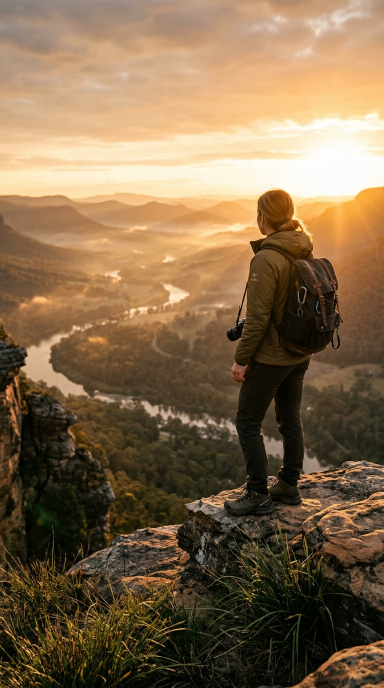
#> input picture play_store_assets/sample_footage/footage_hero_sunset.jpg, 768 x 1376 px, found by its file name (shown at 1/2 size)
$ python generate_feature_graphic.py
#> lines starting #> are read from the running program, lines starting #| are printed output that depends on the picture
import os, sys, math
from PIL import Image, ImageDraw, ImageFilter, ImageFont, ImageEnhance

BRAIN_DIR = '/Users/pritamsharma/.gemini/antigravity/brain/1924d82f-8c85-4f77-96d0-28de4bd5bc32'
FOOTAGE_DIR = '/Users/pritamsharma/Downloads/video_editor_app/play_store_assets/sample_footage'
ASSETS_DIR = '/Users/pritamsharma/Downloads/video_editor_app/play_store_assets'
DOWNLOADS_DIR = '/Users/pritamsharma/Downloads/VidCut_PlayStore_Assets'

FONT_TITLE = '/System/Library/Fonts/Supplemental/DIN Alternate Bold.ttf'
FONT_SUB = '/System/Library/Fonts/Supplemental/Arial Bold.ttf'
FONT_BADGE = '/System/Library/Fonts/Supplemental/Arial Bold.ttf'
FONT_LOGO = '/System/Library/Fonts/HelveticaNeue.ttc'

w, h = 1024, 500

# 1. Background: Ambient blurred footage
footage = Image.open(os.path.join(FOOTAGE_DIR, 'footage_hero_sunset.jpg')).convert('RGBA')
bg = footage.resize((w, h), Image.Resampling.LANCZOS)
bg = bg.filter(ImageFilter.GaussianBlur(80))
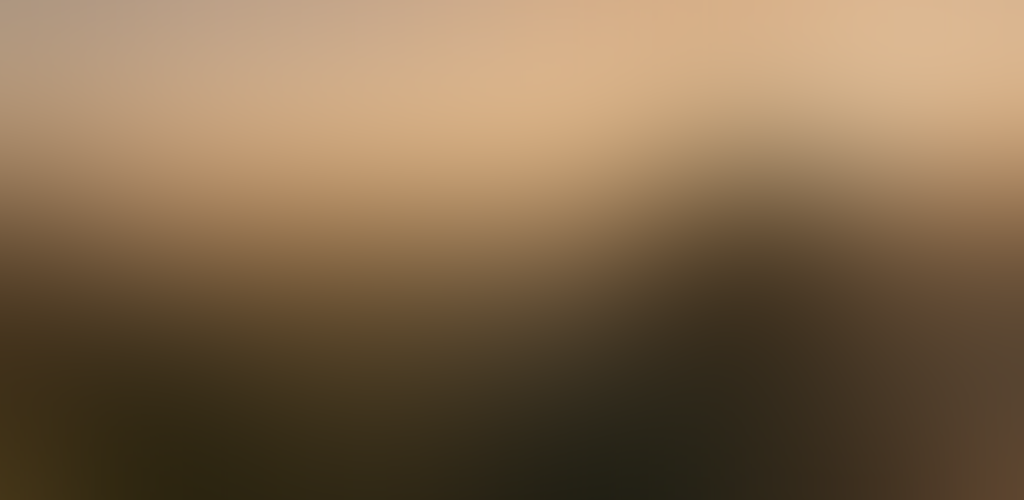
#> bg: PIL image 1024x500 RGBA; mean R, G, B, A 128.1, 104, 75.5, 255
bg = ImageEnhance.Brightness(bg).enhance(0.32)
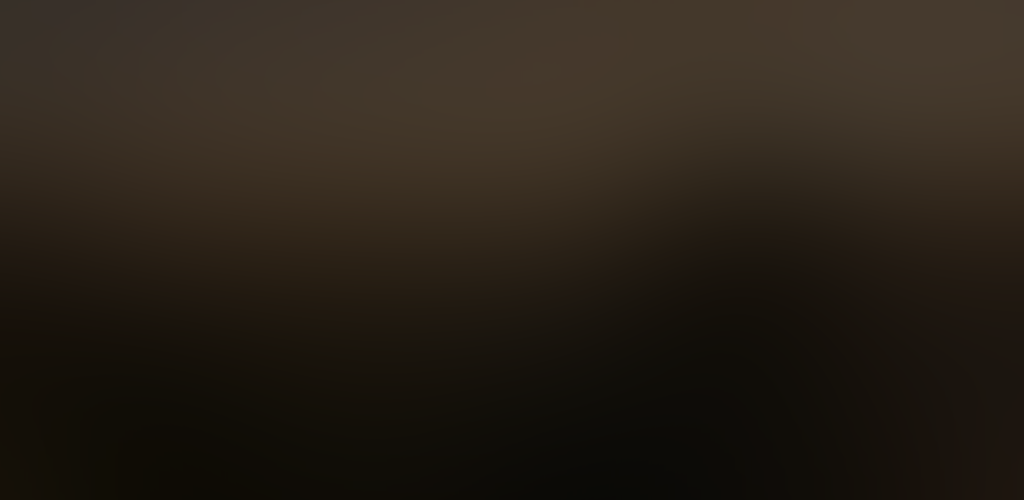
#> bg: PIL image 1024x500 RGBA; mean R, G, B, A 40.5, 32.8, 23.7, 255
bg = ImageEnhance.Color(bg).enhance(1.4)

# Blend dark navy studio base
dark_overlay = Image.new('RGBA', (w, h), (10, 12, 18, 150))
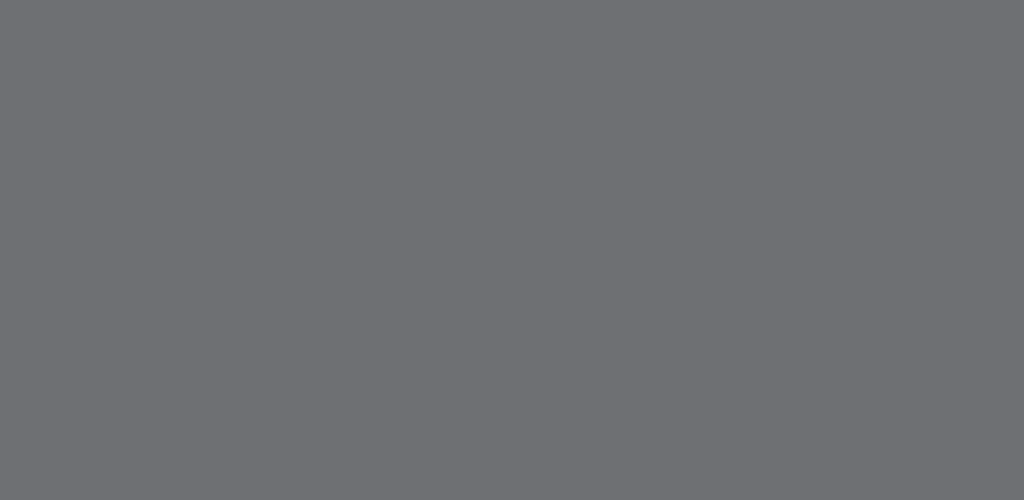
#> dark_overlay: PIL image 1024x500 RGBA; mean R, G, B, A 10, 12, 18, 150; transparent parts drawn white
bg = Image.alpha_composite(bg, dark_overlay)
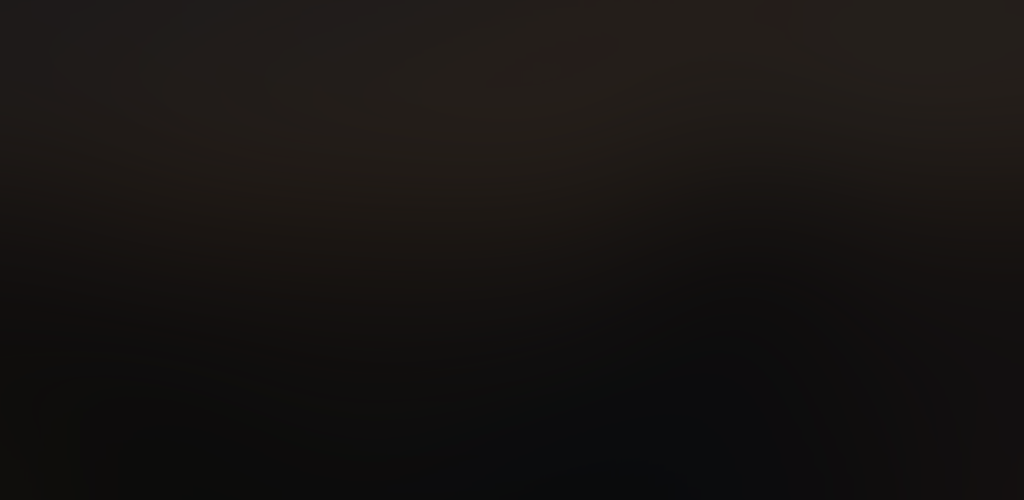
#> bg: PIL image 1024x500 RGBA; mean R, G, B, A 23.5, 20.2, 18.5, 255

def add_spotlight(canvas, cx, cy, radius, color):
#> called with cx = 800, cy = 250, radius = 380, color = (124, 58, 237, 130)
    layer = Image.new('RGBA', (w, h), (0, 0, 0, 0))
#> layer: PIL image 1024x500 RGBA; every value is 0
    d = ImageDraw.Draw(layer)
    for i in range(30, 0, -1):
        cur_r = int(radius * (i / 30))
        alpha = int(color[3] * (1.0 - (i / 30))**1.7)
        d.ellipse([cx - cur_r, cy - cur_r, cx + cur_r, cy + cur_r], fill=(color[0], color[1], color[2], alpha))
    layer = layer.filter(ImageFilter.GaussianBlur(30))
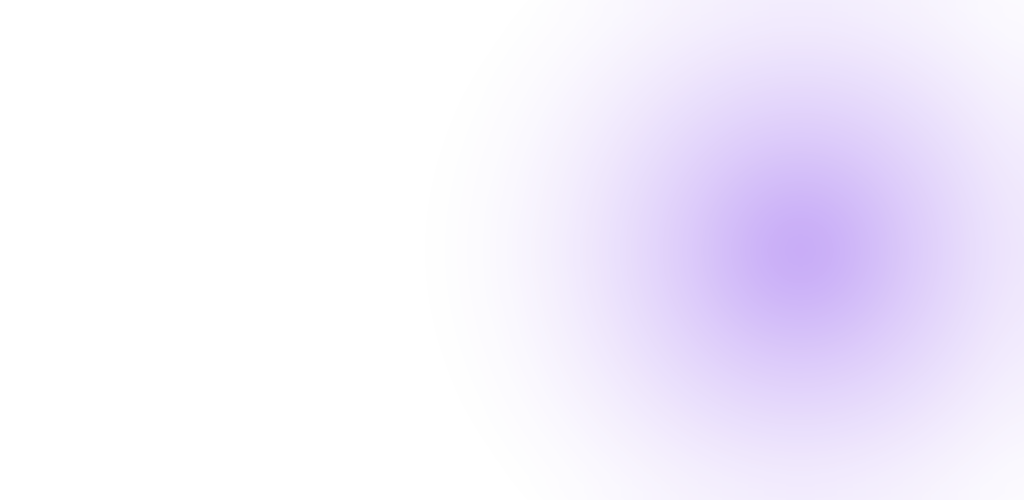
#> layer: PIL image 1024x500 RGBA; mean R, G, B, A 69.5, 32.5, 132.8, 19.6; transparent parts drawn white
    return Image.alpha_composite(canvas, layer)

bg = add_spotlight(bg, 800, 250, 380, (124, 58, 237, 130))  # Purple behind phone
bg = add_spotlight(bg, 950, 100, 280, (6, 182, 212, 95))    # Cyan top right
bg = add_spotlight(bg, 250, 250, 350, (124, 58, 237, 50))   # Left ambient
#> call 3 of add_spotlight, with cx = 250, cy = 250, radius = 350, color = (124, 58, 237, 50)
#> in add_spotlight (call 3), `layer = layer.filter(ImageFilter.GaussianBlur(30))`:
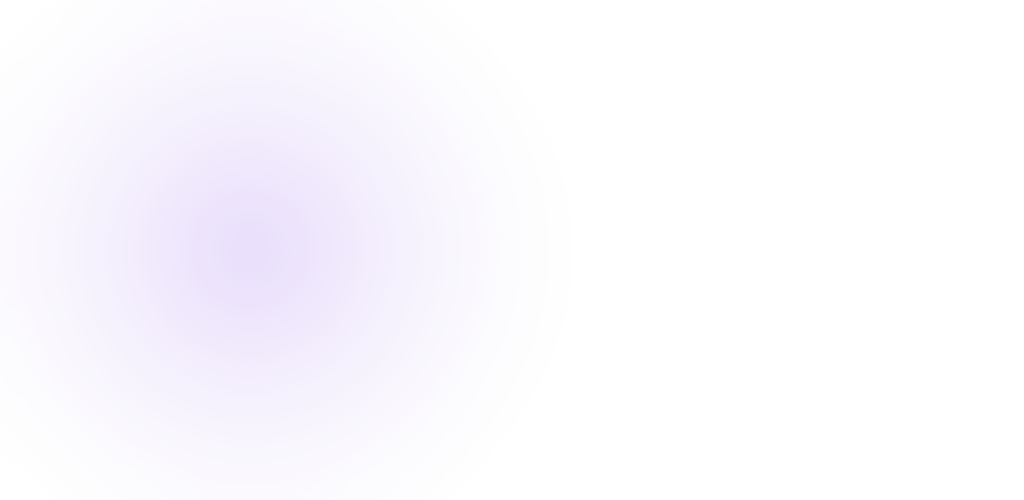
#> layer: PIL image 1024x500 RGBA; mean R, G, B, A 68.7, 32.1, 131.3, 6.6; transparent parts drawn white
#> in add_spotlight (call 3), `return Image.alpha_composite(canvas, layer)`:
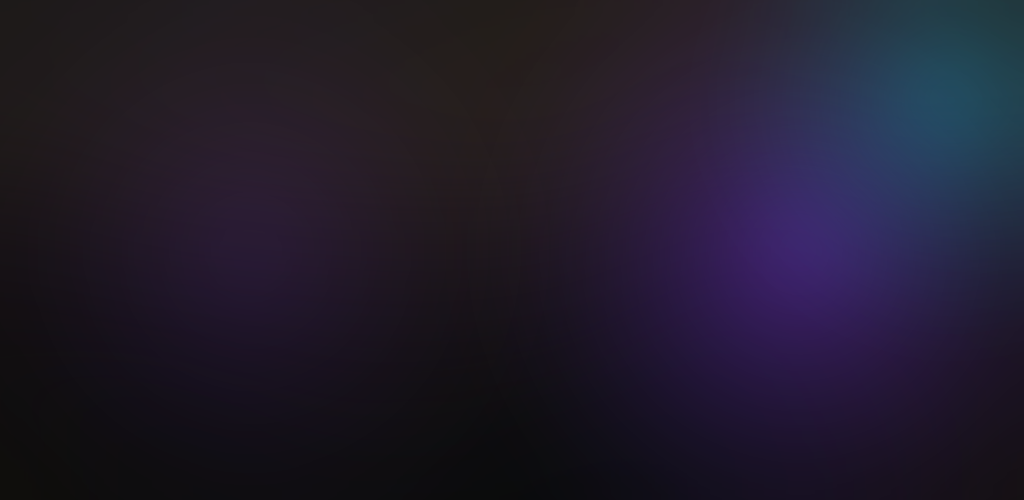
#> returned value: PIL image 1024x500 RGBA; mean R, G, B, A 33, 27.4, 44.3, 255

# 2. Right Phone Mockup (Tilted)
#> (the run stopped early here; a loop or call above may not have finished)

$ run again, with play_store_assets/sample_footage/footage_action_skater.jpg copied over play_store_assets/sample_footage/footage_hero_sunset.jpg
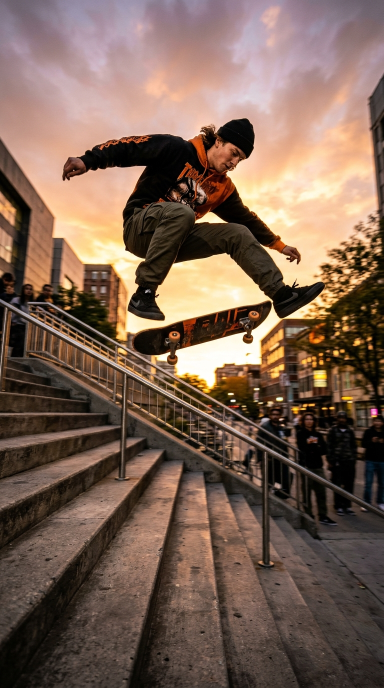
#> input picture play_store_assets/sample_footage/footage_action_skater.jpg, 768 x 1376 px, found by its file name (shown at 1/2 size)
#> `bg = bg.filter(ImageFilter.GaussianBlur(80))`:
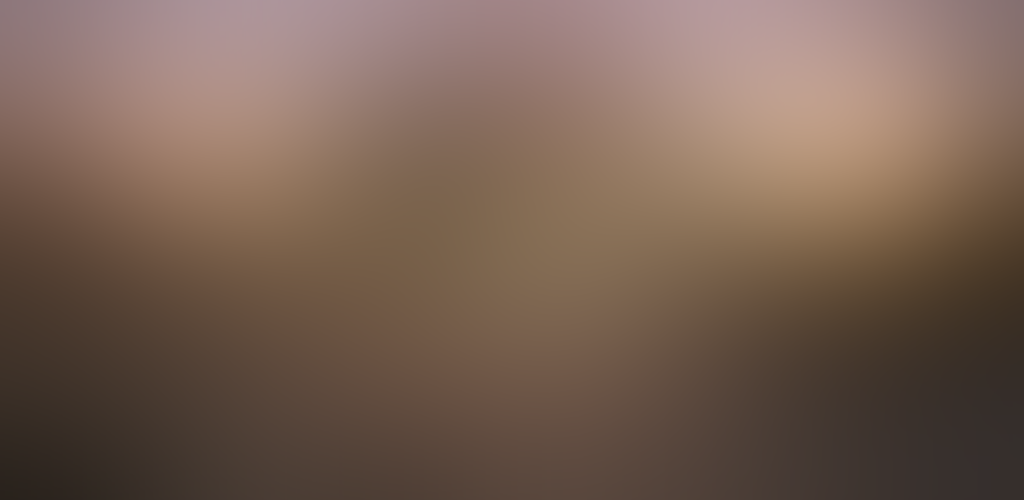
#> bg: PIL image 1024x500 RGBA; mean R, G, B, A 119.4, 96.6, 83.1, 255
#> `bg = ImageEnhance.Brightness(bg).enhance(0.32)`:
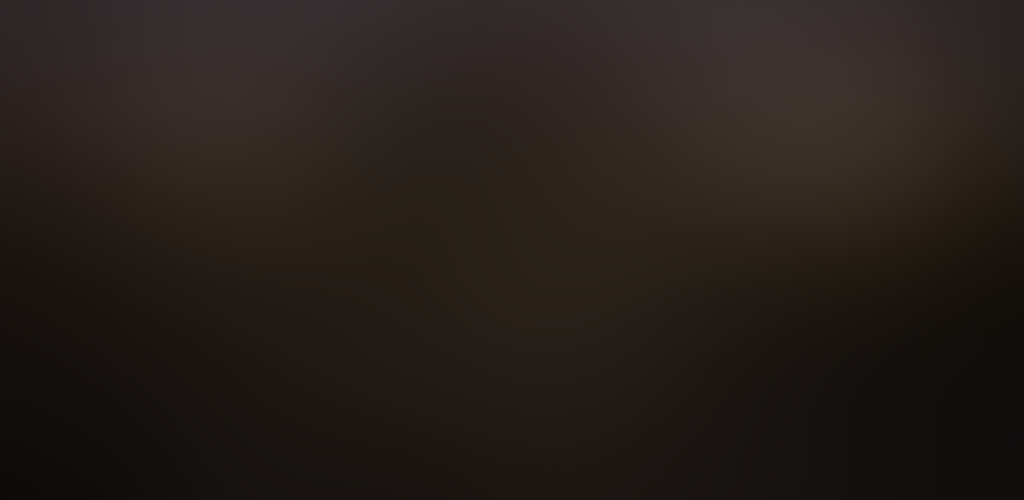
#> bg: PIL image 1024x500 RGBA; mean R, G, B, A 37.7, 30.4, 26.1, 255

$ run again, with play_store_assets/sample_footage/footage_fashion_coastal.jpg copied over play_store_assets/sample_footage/footage_hero_sunset.jpg
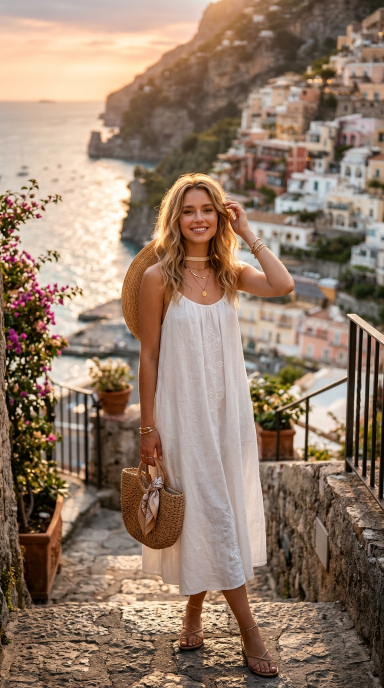
#> input picture play_store_assets/sample_footage/footage_fashion_coastal.jpg, 768 x 1376 px, found by its file name (shown at 1/2 size)
#> `bg = bg.filter(ImageFilter.GaussianBlur(80))`:
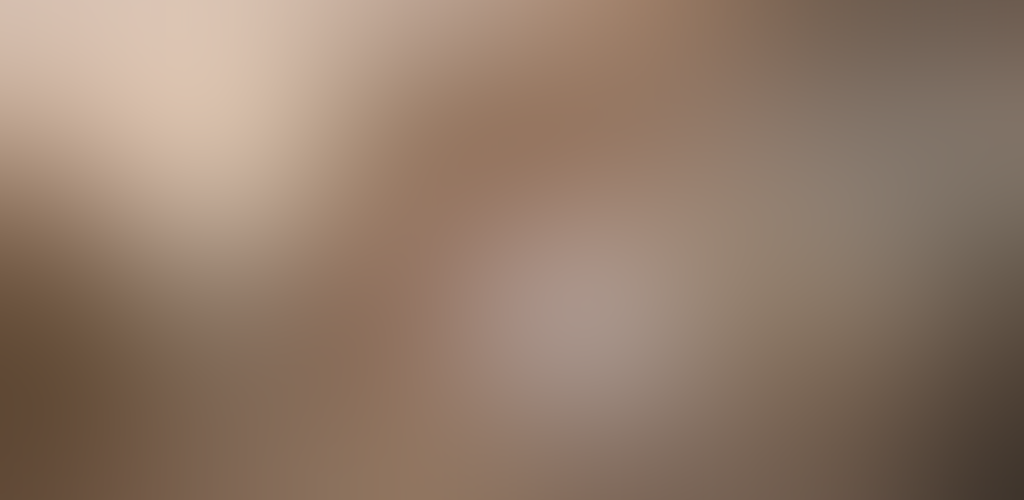
#> bg: PIL image 1024x500 RGBA; mean R, G, B, A 146, 123.1, 106, 255
#> `bg = ImageEnhance.Brightness(bg).enhance(0.32)`:
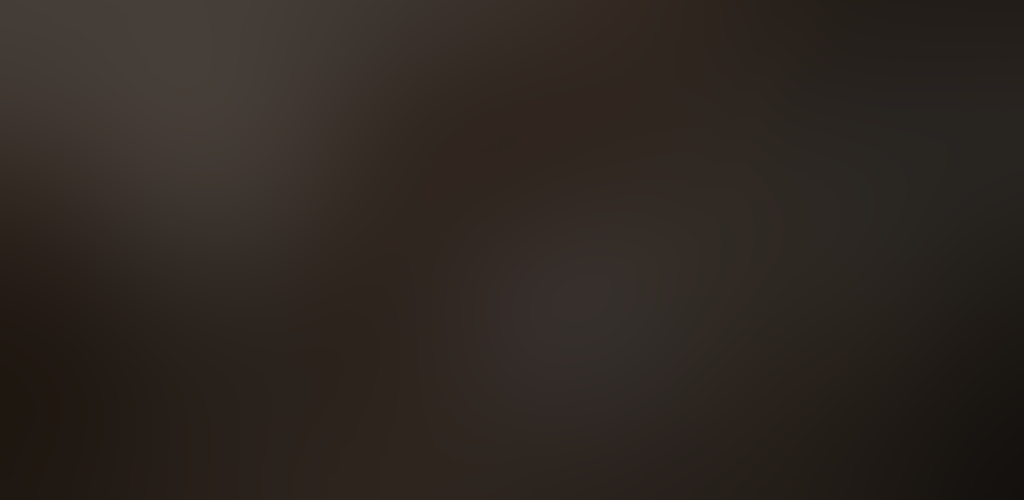
#> bg: PIL image 1024x500 RGBA; mean R, G, B, A 46.2, 38.9, 33.4, 255
